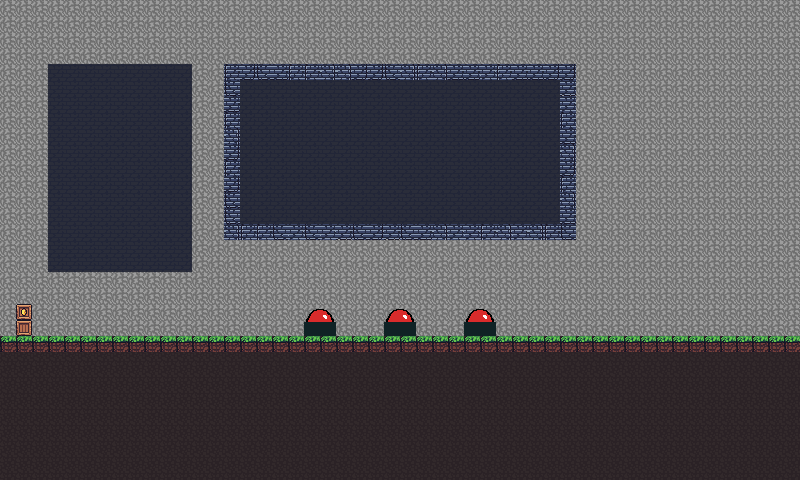

Rendered tile map (Tiled .tmx) drawn with the repository's tilesets; below, a short description and the map source with its tile grids summarised:
An orthogonal 50x30 tile map with 16x16 px tiles, 4 tile layers (background, Foreground, handle, buttons), 3 tilesets and 7 objects.

<map version="1.2" tiledversion="1.2.4" orientation="orthogonal" renderorder="right-down" width="50" height="30" tilewidth="16" tileheight="16" infinite="0" nextlayerid="12" nextobjectid="20">
 <tileset firstgid="1" source="Tiles2.tsx" />
 <tileset firstgid="177" source="button.tsx" />
 <tileset firstgid="179" source="tiles.tsx" />
 <layer id="6" name="background" width="50" height="30">
  <data>[1500 cells, 1104 non-empty, 4 distinct tile ids]</data>
 </layer>
 <layer id="1" name="Foreground" width="50" height="30">
  <data>[1500 cells, 694 non-empty, 10 distinct tile ids]</data>
 </layer>
 <layer id="8" name="handle" width="50" height="30">
  <data>[1500 cells, 1 non-empty, 1 distinct tile ids]</data>
 </layer>
 <layer id="2" name="buttons" width="50" height="30">
  <data>[1500 cells, 3 non-empty, 1 distinct tile ids]</data>
 </layer>
 <objectgroup id="7" name="collidable">
  <object id="9" x="0" y="336" width="800" height="144" />
 </objectgroup>
 <objectgroup id="11" name="door">
  <object id="19" x="16" y="304" width="16" height="32" />
 </objectgroup>
 <objectgroup id="9" name="bounds">
  <object id="14" x="0" y="0" width="16" height="336" />
  <object id="16" x="784" y="0" width="16" height="336" />
 </objectgroup>
 <objectgroup id="4" name="sensors">
  <object id="2" x="304" y="320" width="32" height="16" />
  <object id="4" x="384" y="320" width="32" height="16" />
  <object id="5" x="464" y="320" width="32" height="16" />
 </objectgroup>
</map>
